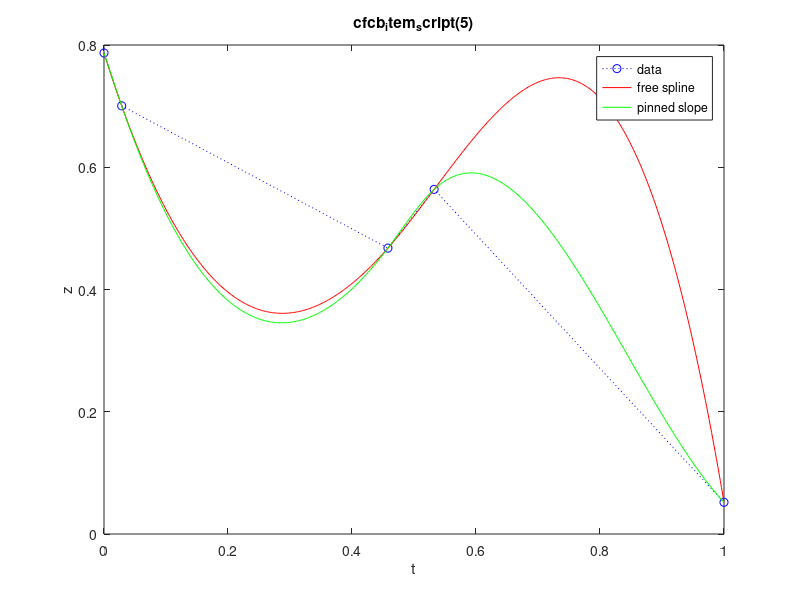

This chart was generated by the following MATLAB code:
function pp = splinep(t, z, theSlopeFlag)

% splinep -- Spline interpolation with end-slope control.
%  splinep(t, z, theSlopeFlag) returns "pp" coefficients for
%   interpolating complex z(t), such that ppval(pp, ti) will
%   provide interpolated values at points ti.  If theSlopeFlag
%   is TRUE, the end-slopes are pinned to the linear slopes
%   between the first two and the last two points in the data,
%   respectively.
%  splinep(nPoints) demonstrates itself with nPoints
%   (default = 5) of random data.  Click on any curve
%   to do another demonstration.  The "zoomsafe" facility
%   is active if available.  See "help zoomsafe".
%  splinep('demo') calls splinep(5).
 
% svn $Id$
%=======================================================================
% Copyright (C) 1999 Dr. Charles R. Denham, ZYDECO.
%  All Rights Reserved.
%   Disclosure without explicit written consent from the
%    copyright owner does not constitute publication.
%=======================================================================
 
% Version of 25-May-1999 08:11:28.
% Updated    27-May-1999 11:18:10.

if nargin < 1, help(mfilename), t = 'demo'; end
if isequal(t, 'demo'), t = 5; end
if ischar(t), t = eval(t); end

if length(t) == 1
	nPoints = t;
	t = sort(rand(1, nPoints));
	t = t - min(t); t = t / max(t);
	z = rand(size(t));
	ti = linspace(min(t), max(t), 100*length(t)+1);
	ppf = feval(mfilename, t, z, 0);   % Free-slope.
	ppp = feval(mfilename, t, z, 1);   % Pinned-slope.
	zf = ppval(ppf, ti);
	zp = ppval(ppp, ti);
	h = plot(t, z, 'bo:', ti, zf, 'r-', ti, zp, 'g-');
	theBDF = [mfilename '(' int2str(nPoints) ')'];
	set(h, 'ButtonDownFcn', theBDF)
	legend(h, 'data', 'free spline', 'pinned slope')
	title(theBDF), xlabel('t'), ylabel('z')
	figure(gcf)
	set(gcf, 'Name', 'SplineP Demo')
	eval('zoomsafe', ' ')
	return
end

if nargin < 3, theSlopeFlag = 0; end

if theSlopeFlag
	dt = diff(t);
	dz = diff(z);
	slope = dz ./ dt;
	z = [slope(1); z(:); slope(end)];
end

pp = spline(t(:), z(:));
